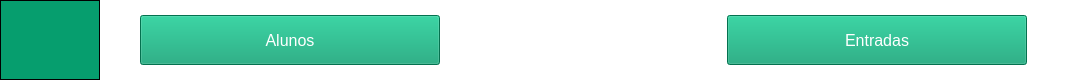
     <widget class="QWidget" name="widget" native="true">
      <property name="minimumSize">
       <size>
        <width>0</width>
        <height>0</height>
       </size>
      </property>
      <property name="maximumSize">
       <size>
        <width>16777215</width>
        <height>80</height>
       </size>
      </property>
      <property name="styleSheet">
       <string notr="true">QWidget{
 background-color:#ffffff;
}</string>
      </property>
      <layout class="QHBoxLayout" name="horizontalLayout_3">
       <property name="spacing">
        <number>0</number>
       </property>
       <property name="leftMargin">
        <number>0</number>
       </property>
       <property name="topMargin">
        <number>0</number>
       </property>
       <property name="rightMargin">
        <number>0</number>
       </property>
       <property name="bottomMargin">
        <number>0</number>
       </property>
       <item>
        <widget class="QPushButton" name="btnIconMenu">
         <property name="minimumSize">
          <size>
           <width>100</width>
           <height>80</height>
          </size>
         </property>
         <property name="styleSheet">
          <string notr="true">QPushButton{
	background-color:#069E6E;
	color:#ffffff;
	border: 1px solid black;
}

QPushButton:hover{
	background-color:#047b55;
}

QPushButton:pressed{
	background-color: rgb(2, 45, 29);
}

QPushButton:checked{
	background-color:#069E6E;
}

</string>
         </property>
         <property name="text">
          <string/>
         </property>
         <property name="icon">
          <iconset resource="imagens/imagens_usadas.qrc">
           <normaloff>:/imagens/imgBtnMenu.png</normaloff>:/imagens/imgBtnMenu.png</iconset>
         </property>
         <property name="iconSize">
          <size>
           <width>30</width>
           <height>32</height>
          </size>
         </property>
         <property name="checkable">
          <bool>true</bool>
         </property>
        </widget>
       </item>
       <item>
        <spacer name="horizontalSpacer">
         <property name="orientation">
          <enum>Qt::Horizontal</enum>
         </property>
         <property name="sizeHint" stdset="0">
          <size>
           <width>40</width>
           <height>20</height>
          </size>
         </property>
        </spacer>
       </item>
       <item>
        <widget class="QPushButton" name="btnAlunos">
         <property name="minimumSize">
          <size>
           <width>300</width>
           <height>50</height>
          </size>
         </property>
         <property name="font">
          <font>
           <pointsize>12</pointsize>
          </font>
         </property>
         <property name="styleSheet">
          <string notr="true">QPushButton{
	background-color:#069E6E;
	color:#ffffff;
}

QPushButton:hover{
	background-color:#047b55;
}

QPushButton:pressed{
	background-color: rgb(2, 45, 29);
}

QPushButton:checked{
	background-color:  rgb(2, 45, 29);
}

</string>
         </property>
         <property name="text">
          <string>Alunos</string>
         </property>
         <property name="icon">
          <iconset resource="imagens/imagens_usadas.qrc">
           <normaloff>:/imagens/imgAlunoBranco.png</normaloff>:/imagens/imgAlunoBranco.png</iconset>
         </property>
         <property name="iconSize">
          <size>
           <width>36</width>
           <height>36</height>
          </size>
         </property>
        </widget>
       </item>
       <item>
        <spacer name="horizontalSpacer_5">
         <property name="orientation">
          <enum>Qt::Horizontal</enum>
         </property>
         <property name="sizeHint" stdset="0">
          <size>
           <width>114</width>
           <height>20</height>
          </size>
         </property>
        </spacer>
       </item>
       <item>
        <widget class="QLabel" name="label_4">
         <property name="minimumSize">
          <size>
           <width>60</width>
           <height>70</height>
          </size>
         </property>
         <property name="maximumSize">
          <size>
           <width>60</width>
           <height>70</height>
          </size>
         </property>
         <property name="text">
          <string/>
         </property>
         <property name="pixmap">
          <pixmap resource="imagens/imagens_usadas.qrc">:/imagens/imgLogo.png</pixmap>
         </property>
         <property name="scaledContents">
          <bool>true</bool>
         </property>
        </widget>
       </item>
       <item>
        <spacer name="horizontalSpacer_2">
         <property name="orientation">
          <enum>Qt::Horizontal</enum>
         </property>
         <property name="sizeHint" stdset="0">
          <size>
           <width>113</width>
           <height>20</height>
          </size>
         </property>
        </spacer>
       </item>
       <item>
        <widget class="QPushButton" name="btnEntradas">
         <property name="minimumSize">
          <size>
           <width>300</width>
           <height>50</height>
          </size>
         </property>
         <property name="font">
          <font>
           <pointsize>12</pointsize>
          </font>
         </property>
         <property name="styleSheet">
          <string notr="true">QPushButton{
	background-color:#069E6E;
	color:#ffffff;
}

QPushButton:hover{
	background-color:#047b55;
}

QPushButton:pressed{
	background-color: rgb(2, 45, 29);
}

QPushButton:checked{
	background-color:  rgb(2, 45, 29);
}

</string>
         </property>
         <property name="text">
          <string>Entradas</string>
         </property>
         <property name="icon">
          <iconset resource="imagens/imagens_usadas.qrc">
           <normaloff>:/imagens/imgBtnEntrada.png</normaloff>:/imagens/imgBtnEntrada.png</iconset>
         </property>
         <property name="iconSize">
          <size>
           <width>36</width>
           <height>36</height>
          </size>
         </property>
        </widget>
       </item>
       <item>
        <spacer name="horizontalSpacer_3">
         <property name="orientation">
          <enum>Qt::Horizontal</enum>
         </property>
         <property name="sizeHint" stdset="0">
          <size>
           <width>40</width>
           <height>20</height>
          </size>
         </property>
        </spacer>
       </item>
      </layout>
     </widget>
